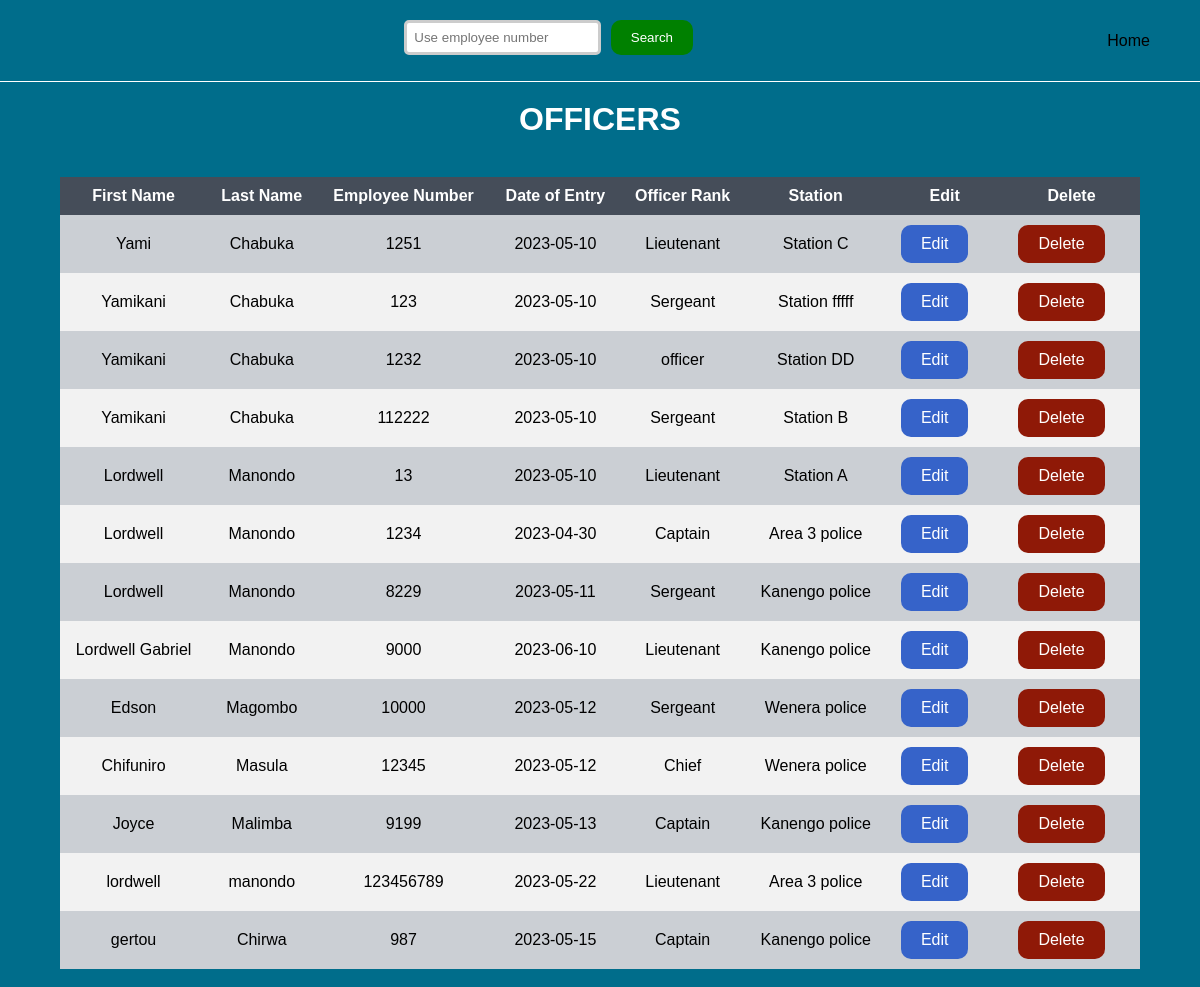
Page /officers/view_officers.php on the committed database.
### tables this page shows
CREATE TABLE `officers` (
  `id` int(5) NOT NULL,
  `first_name` varchar(30) NOT NULL,
  `last_name` varchar(30) NOT NULL,
  `emp_number` int(10) NOT NULL,
  `date_of_entry` date NOT NULL,
  `officer_rank` varchar(20) NOT NULL,
  `station` varchar(50) NOT NULL,
  `password` varchar(255) NOT NULL
);

### officers/view_officers.php (the view, shortened to what this page needs)
<html>
<head>
</head>
<body>
    <header>
    <form method="post" action="" style="margin-left: 0;">
      <input type="text" name="employee_number" placeholder="Use employee number">
        <input type="submit" name="search" value="Search">
      </form>
      <a class="logout-link" href="../home/Admin_landing_page.html" class="logout-link">Home</a>
</header>
  <h1>OFFICERS</h1>
	<br>
	<table>
		<tr>
			<th>First Name</th>
			<th>Last Name</th>
			<th>Employee Number</th>
			<th>Date of Entry</th>
			<th>Officer Rank</th>
			<th>Station</th>
			<th>Edit</th>
			<th>Delete</th>
		</tr>
		<?php
		include('../db/Connections.php');
		if(isset($_POST['search'])) {
			$emp_number = $_POST['emp_number'];
			$sql = "SELECT * FROM officers WHERE emp_number='$emp_number'";
		} else {
			$sql = "SELECT * FROM officers";
		}
		$result = mysqli_query($conn, $sql);
		if(mysqli_num_rows($result) > 0){
			while ($row = mysqli_fetch_assoc($result)) {
				echo "<tr>";
				echo "<td>" . $row["first_name"] . "</td>";
				echo "<td>" . $row["last_name"] . "</td>";
				echo "<td>" . $row["emp_number"] . "</td>";
				echo "<td>" . $row["date_of_entry"] . "</td>";
				echo "<td>" . $row["officer_rank"] . "</td>";
				echo "<td>" . $row["station"] . "</td>";
        echo "<td><a href='edit_officer.php?id=" . $row["id"] . "' style='background-color: #3663c9; text-decoration: none; border-radius: 10px;'>Edit</a></td>";
				echo "<td><a href='delete_officer.php?id=" . $row["id"] . "' style='background-color: #8f1907; text-decoration: none; border-radius: 10px;
        cursor: pointer;'' onclick='return confirm(\"Are you sure you want to delete this officer?\")'>Delete</a></td>";
				echo "</tr>";
			}
		} else {
			echo "<span style='color: red;'>NO MATCH WITH ANY OFFICER EMPLOYEE NUMBER</span>";
          $refreshTime = 5;
          $metaTag = "<meta http-equiv='refresh' content='$refreshTime'>";
          echo $metaTag;
		}
?>
	</table>
	<br>
</body>
</html>

### officers/view_officers.php (style rules this page uses)
body { margin: auto; padding: 0; background-color: rgb(0, 109, 139); font-family: Arial, sans-serif; }
header { display: flex; align-items: center; justify-content: space-between; padding: 10px; min-height: 50px; outline: 1px solid white; background-color: whil; }
form { text-align: center; margin-top: 10px; flex-grow: 1; }
input[type="text"] { padding: 7px; margin-right: 5px; border-radius: 5px; border: 3px solid #ccc; }
input[type="submit"] { padding: 10px 20px; background-color: green; color: #fff; border: gray; border-radius: 10px; cursor: pointer; }
.logout-link { text-decoration: none; color: black; }
h1 { text-align: center; margin-top: 20px; color: white; }
table { border-collapse: collapse; width: 90%; margin: auto; margin-border: }
th, td { padding: 10px; text-align: center; }
th { background-color: #454d59; color: #fff; }
tr:nth-child(odd) { background-color: #f2f2f2; }
tr:nth-child(even) { background-color: #cbcfd4; }
a { display: inline-block; padding: 10px 20px; color: #fff; text-decoration: none; margin-right: 20px; }

### rows in the picture
officers: first_name "Yami", last_name "Chabuka", emp_number "1251", date_of_entry "2023-05-10", officer_rank "Lieutenant", station "Station C"
officers: first_name "Yamikani", last_name "Chabuka", emp_number "123", date_of_entry "2023-05-10", officer_rank "Sergeant", station "Station fffff"
officers: first_name "Yamikani", last_name "Chabuka", emp_number "1232", date_of_entry "2023-05-10", officer_rank "officer", station "Station DD"
officers: first_name "Yamikani", last_name "Chabuka", emp_number "112222", date_of_entry "2023-05-10", officer_rank "Sergeant", station "Station B"
officers: first_name "Lordwell", last_name "Manondo", emp_number "13", date_of_entry "2023-05-10", officer_rank "Lieutenant", station "Station A"
officers: first_name "Lordwell", last_name "Manondo", emp_number "1234", date_of_entry "2023-04-30", officer_rank "Captain", station "Area 3 police"
officers: first_name "Lordwell", last_name "Manondo", emp_number "8229", date_of_entry "2023-05-11", officer_rank "Sergeant", station "Kanengo police"
officers: first_name "Lordwell Gabriel", last_name "Manondo", emp_number "9000", date_of_entry "2023-06-10", officer_rank "Lieutenant", station "Kanengo police"
officers: first_name "Edson", last_name "Magombo", emp_number "10000", date_of_entry "2023-05-12", officer_rank "Sergeant", station "Wenera police"
officers: first_name "Chifuniro", last_name "Masula", emp_number "12345", date_of_entry "2023-05-12", officer_rank "Chief", station "Wenera police"
officers: first_name "Joyce", last_name "Malimba", emp_number "9199", date_of_entry "2023-05-13", officer_rank "Captain", station "Kanengo police"
officers: first_name "lordwell", last_name "manondo", emp_number "123456789", date_of_entry "2023-05-22", officer_rank "Lieutenant", station "Area 3 police"
officers: first_name "gertou", last_name "Chirwa", emp_number "987", date_of_entry "2023-05-15", officer_rank "Captain", station "Kanengo police"
